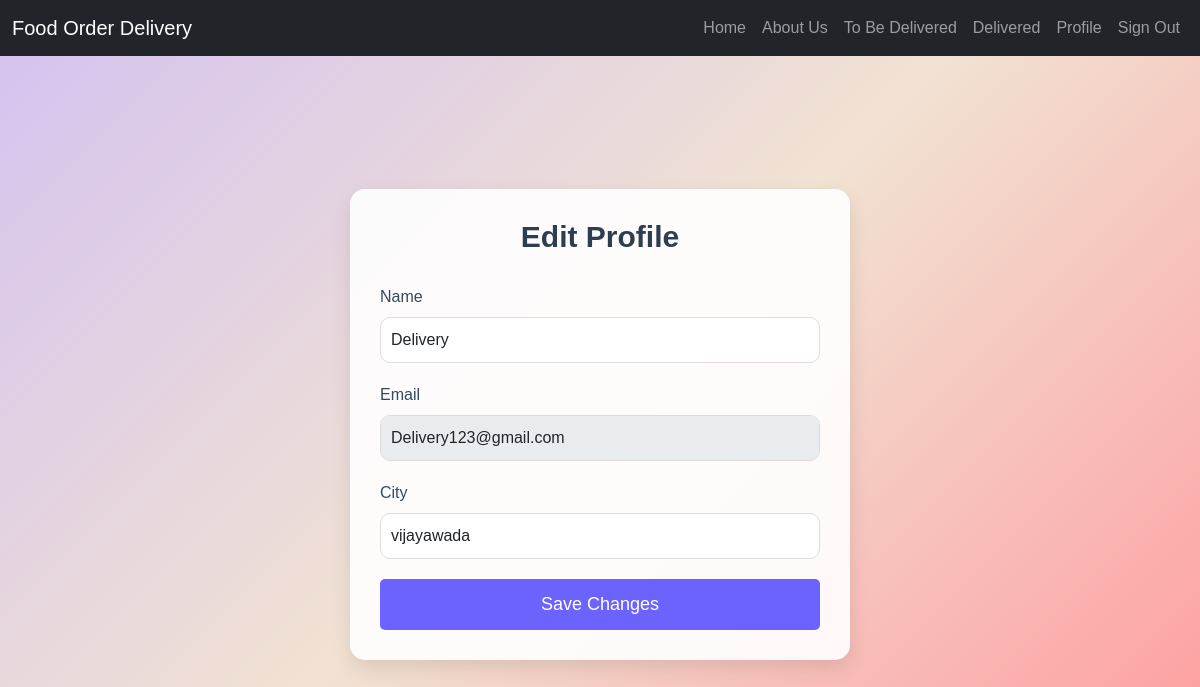
Page /delivery/profile/edit/ (signed in) on the committed database.
### delivery/models.py (models this page shows, shortened)
class Delivery(models.Model):
    emailId = models.EmailField(max_length=200, unique=True)
    password = models.CharField(max_length=30)
    name = models.CharField(max_length=200)
    city = models.CharField(max_length=100)
    created = models.DateTimeField(auto_now_add=True)

### delivery/views.py (the view)
# urls.py: path('profile/edit/', views.profile_edit, name='edit_profile'),
def profile_edit(request):
    user_id = request.session.get('user_id')
    if not user_id:
        return redirect('delivery:login')
    try:
        delivery = Delivery.objects.get(id=user_id)
    except Delivery.DoesNotExist:
        return redirect('delivery:login')
    if request.method == 'POST':
        delivery.name = request.POST['name']
        delivery.city = request.POST['city']
        delivery.save()
        return redirect('delivery:profile')
    return render(request, 'delivery/profile_edit.html', {'user': delivery})

### delivery/templates/delivery/profile_edit.html (shortened to what this page needs)
{% extends "accounts/base1.html" %} {% block content %}
<div class="container mt-4">
  <div class="form-container">
    <h2>Edit Profile</h2>
    <form method="POST">
      <div class="mb-3">
        <label for="name" class="form-label">Name</label>
        <input
          type="text"
          class="form-control"
          id="name"
          name="name"
          value="{{ user.name }}"
        />
      </div>
      <div class="mb-3">
        <label for="emailId" class="form-label">Email</label>
        <input
          type="email"
          class="form-control"
          id="emailId"
          name="emailId"
          value="{{ user.emailId }}"
          disabled
        />
      </div>
      <div class="mb-3">
        <label for="city" class="form-label">City</label>
        <input
          type="text"
          class="form-control"
          id="city"
          name="city"
          value="{{ user.city }}"
        />
      </div>
      <button type="submit" class="btn btn-success">Save Changes</button>
    </form>
  </div>
</div>
{% endblock %}

### delivery/templates/delivery/profile_edit.html (style rules this page uses)
body { background: linear-gradient( 135deg, #d4c1f1, #f1e2d2, #ff9a9e ); background-size: cover; min-height: 100vh; font-family: "Arial", sans-serif; }
.container { display: flex; justify-content: center; align-items: center; min-height: 80vh; }
h2 { text-align: center; font-size: 30px; margin-bottom: 30px; font-weight: bold; color: #2c3e50; }
.form-container { background-color: rgba( 255, 255, 255, 0.9 ); border-radius: 15px; padding: 30px; width: 100%; max-width: 500px; box-shadow: 0 8px 20px rgba(0, 0, 0, 0.1); }
.form-label { font-size: 16px; color: #34495e; }
.form-control { border-radius: 10px; border: 1px solid #ddd; padding: 10px; font-size: 16px; margin-bottom: 20px; }
.btn-success { background-color: #6c63ff; border: none; padding: 12px 25px; border-radius: 5px; width: 100%; text-align: center; color: white; font-size: 18px; }
.mb-3 { margin-bottom: 20px; }

### rows in the picture
Delivery: name "Delivery", emailId "Delivery123@gmail.com", city "vijayawada"
